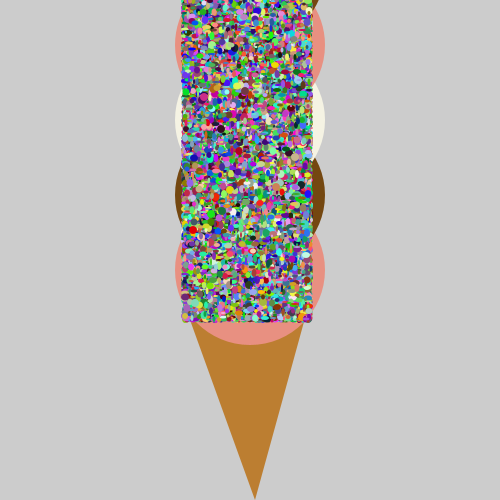
Frame 1 (no input)
Frame 60 (the mouse pressed at the canvas centre just before this capture): identical to frame 1, image omitted
Frame 120 (the mouse held since frame 60 and released just before this capture): identical to frame 1, image omitted

The Processing sketch that drew this single still picture (run headless with seeded random() and noise(); from frame 60 on, the mouse is pressed at the canvas centre):

// Processing sketch: ice_cream_shop
// ── ice_cream_shop.pde
/*** When you are done, this program will draw an ice cream cone with 
     scoops of ice cream, sprinkles, and a cherry on top.
***/

void setup(){

     size(500,500);
 
     
     // Call the makeIceCreamCone() method below to draw the cone for your ice cream
      makeIceCreamCone();
      
     // Use the addScoop method below to add as many scoops of ice cream as you want
     // Choose a different flavor for each scoop
      addScoop("Strawberry");
      addScoop("chocolate");
      addScoop("Vanilla");
        addScoop("Strawberry");
      addScoop("chocolate");
      addScoop("Vanilla");
     // Use the method provided to add some sprinkles to your ice cream
     addSprinkle(99999);
      
     // Write code to add a cherry to the top of your ice cream. Hint: ellipse

}

void draw(){
  
}

/***********  These are methods for you to use. DON'T CHANGE CODE BELOW THIS LINE !!!   *****************/

//Icecream recipe
int SCOOPSIZE = 150;
int scoops = 0;
int coneY = 320;


void makeIceCreamCone(){
     noStroke();
     fill(188,126,49);
     triangle(190,320,310,300,255,500);
}


void addScoop(String flavor){
     noStroke();
     if(flavor.equalsIgnoreCase("chocolate")){
         fill(116,71,16);
     }
     else if(flavor.equalsIgnoreCase("Strawberry")){
         fill( 232 ,144,129);
     }
     else if(flavor.equalsIgnoreCase("Vanilla")){
         fill(245, 243, 227);
     } else{
         println("ERROR: We don't have the flavor "+ flavor); 
         return;
     }
     ellipse(width/2,coneY - 50 - (SCOOPSIZE*scoops)/2,SCOOPSIZE,SCOOPSIZE);
     scoops++;
}


void addSprinkle(int numberOfSprinkles){
    for(int i = 0; i < numberOfSprinkles; i++){
         fill(random(256),random(256),random(256));
         int minX = width/2-SCOOPSIZE/2 + 10;
         int maxX = SCOOPSIZE/3 +width/2 +10;
         int minY = coneY-((SCOOPSIZE)*scoops)/2-40;
         int maxY = coneY;
         int sprinkleAreaX = (int)random(minX, maxX);
         int sprinkleAreaY = (int)random(minY, maxY);
         int sprinkleWidth = (int)random(2,9);
         int sprinkleHeight = (int)random(2,9);
         ellipse(sprinkleAreaX,sprinkleAreaY,sprinkleHeight,sprinkleWidth);
     }
}
